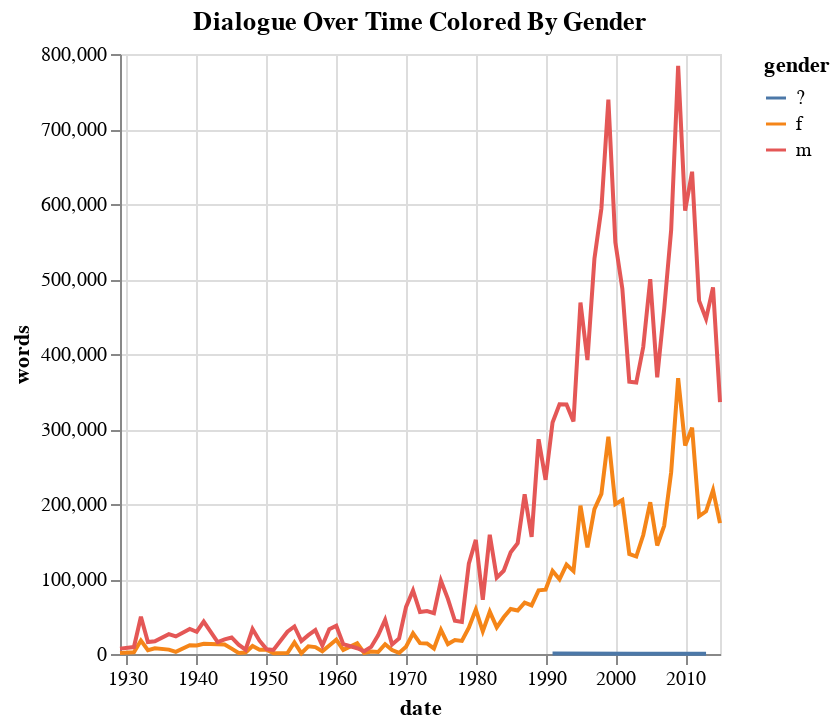

The code cell stored with this chart in its notebook:
### Code cell
alt.Chart(grouped_dialogue_df).mark_line().encode(
    x='date:T',
    y='words',
    color='gender',
    tooltip=['date', 'words']
).properties(
    title='Dialogue Over Time Colored By Gender'
)

### Figure 1 — Vega-Lite specification as saved in the notebook (floating-point values rounded to 4 significant figures; data arrays with more than 128 entries replaced by an {"elided": "..."} marker saying what was removed)
{"$schema": "https://vega.github.io/schema/vega-lite/v5.17.0.json", "config": {"view": {"continuousHeight": 300, "continuousWidth": 300}}, "data": {"name": "data-78095aee8544e27a60361f99c14d73d9"}, "datasets": {"data-78095aee8544e27a60361f99c14d73d9": {"elided": "165 records"}}, "encoding": {"color": {"field": "gender", "type": "nominal"}, "tooltip": [{"field": "date", "type": "temporal"}, {"field": "words", "type": "quantitative"}], "x": {"field": "date", "type": "temporal"}, "y": {"field": "words", "type": "quantitative"}}, "mark": {"type": "line"}, "title": "Dialogue Over Time Colored By Gender"}
